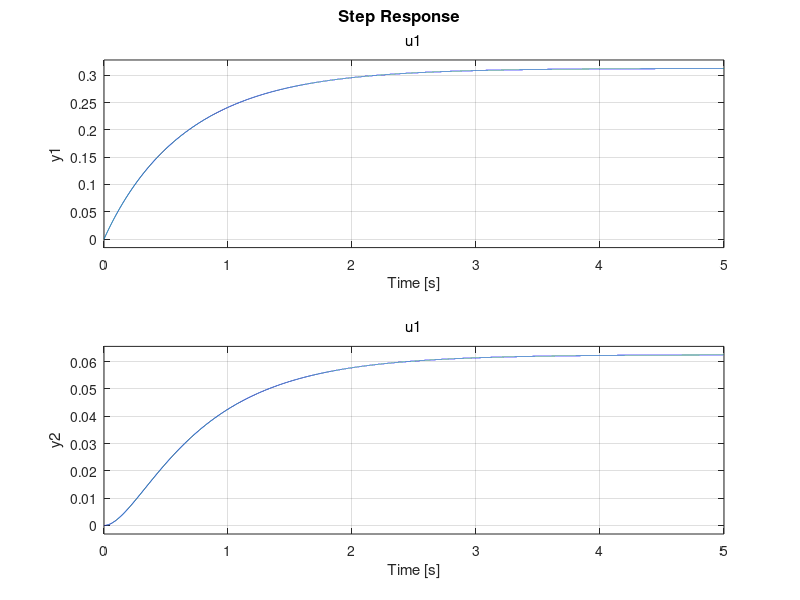

MATLAB code to generate this figure:
A = [ -2 2; 1 -5];
B = [1/2; 0];
C = [1 0; 0 1];
D = [0; 0];
M = ss(A,B,C,D);
step(M);



s = tf ('s');
H = 1/(s+1);
t = linspace(0,2*pi,1000);
u = sin(t);
lsim(H,u,t);

A=[-2 2; 1 -5];
B = [1/2; 0];
C = [1 0; 0 1];
D = [0; 0];
M = ss(A , B , C,D );
M_z = c2d(M, 1e-4 , 'zoh');
step(M_z);









